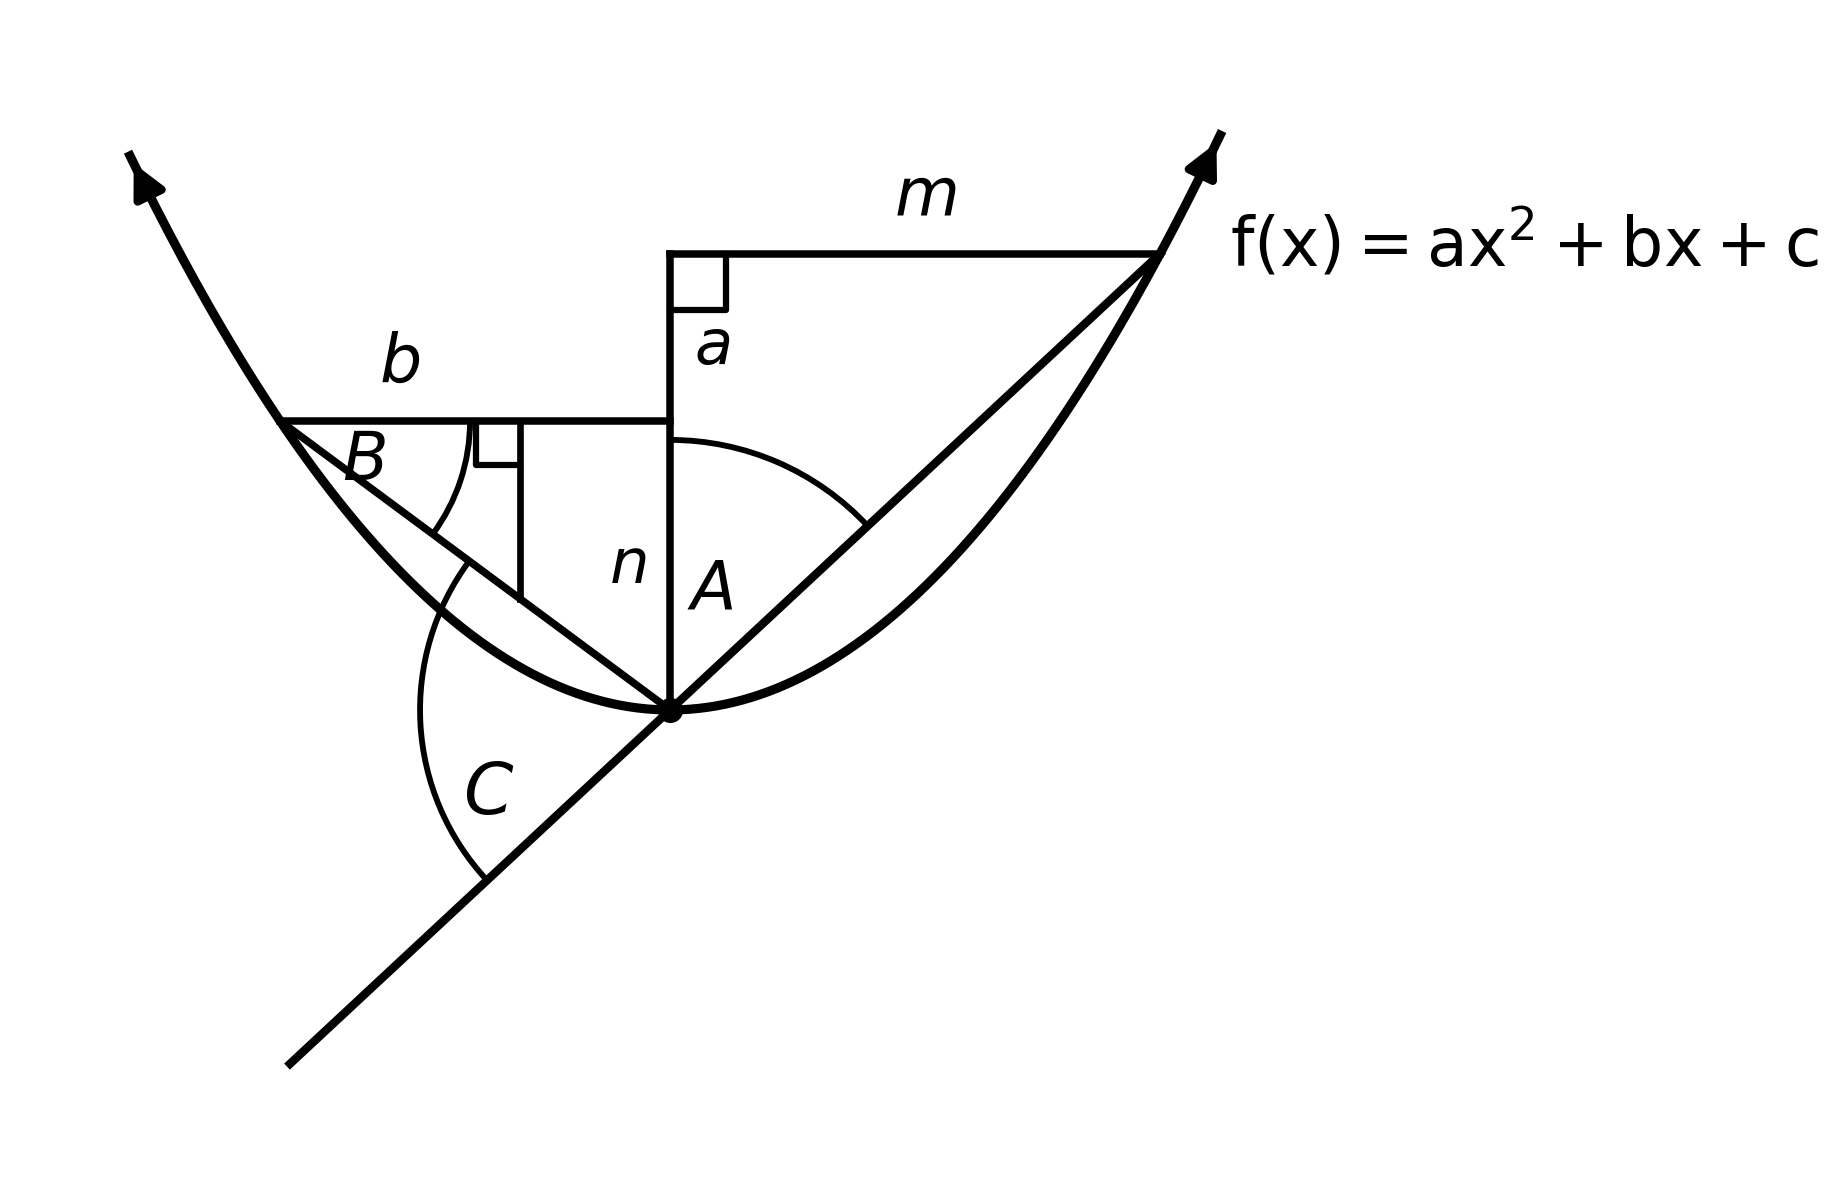

Generate this figure with Python:
import math
import numpy as np
import matplotlib.pyplot as plt
import matplotlib.patches as patches

def test_render():
    fig, ax = plt.subplots(figsize=(6.5, 4.8), dpi=300)
    ax.set_aspect('equal')
    ax.axis('off')

    # Parabola: y = a_p * x^2
    a_p = 0.38
    x_min, x_max = -2.7, 2.75
    xs = np.linspace(x_min, x_max, 250)
    ys = a_p * (xs ** 2)

    # Key points in world space
    x_R = 2.45
    y_R = a_p * (x_R ** 2)  # ~2.281

    x_L = -1.95
    y_L = a_p * (x_L ** 2)  # ~1.445

    V = (0.0, 0.0)
    P_top = (0.0, y_R)
    P_mid = (0.0, y_L)

    slope_line = y_R / x_R  # ~0.931
    x_ext = -1.9
    y_ext = slope_line * x_ext

    x_drop = -0.75
    P_drop_top = (x_drop, y_L)
    m_left_chord = y_L / x_L
    P_drop_bot = (x_drop, m_left_chord * x_drop)

    # 1. Plot Parabola
    ax.plot(xs, ys, 'k-', lw=2.2, zorder=2)
    # Outward arrowheads on parabola tips
    ax.annotate('', xy=(xs[0], ys[0]), xytext=(xs[3], ys[3]),
                arrowprops=dict(arrowstyle='-|>', lw=2.0, color='black', mutation_scale=16))
    ax.annotate('', xy=(xs[-1], ys[-1]), xytext=(xs[-4], ys[-4]),
                arrowprops=dict(arrowstyle='-|>', lw=2.0, color='black', mutation_scale=16))

    # 2. Straight Secant Line (from bottom-left extension through vertex to right branch)
    ax.plot([x_ext, x_R], [y_ext, y_R], 'k-', lw=2.0, zorder=2)

    # 3. Central Vertical Stem (from top right corner down to vertex)
    ax.plot([0, 0], [y_R, 0], 'k-', lw=1.8, zorder=2)

    # 4. Top Horizontal Line (length m)
    ax.plot([0, x_R], [y_R, y_R], 'k-', lw=1.8, zorder=2)

    # 5. Left Horizontal Line (length b)
    ax.plot([x_L, 0], [y_L, y_L], 'k-', lw=1.8, zorder=2)

    # 6. Left Chord (from P_L to vertex)
    ax.plot([x_L, 0], [y_L, 0], 'k-', lw=1.8, zorder=2)

    # 7. Left Vertical Drop
    ax.plot([x_drop, x_drop], [P_drop_top[1], P_drop_bot[1]], 'k-', lw=1.6, zorder=2)

    # 8. Vertex Dot
    ax.plot([0], [0], 'ko', markersize=5.0, zorder=4)

    # 9. Right Angle Square Markers
    # Top right corner box at (0, y_R)
    box_s1 = 0.28
    ax.plot([0, box_s1, box_s1], [y_R - box_s1, y_R - box_s1, y_R], 'k-', lw=1.5, zorder=2)

    # Left drop corner box at (x_drop, y_L) - box in top-left quadrant of junction
    box_s2 = 0.22
    ax.plot([x_drop, x_drop - box_s2, x_drop - box_s2], [y_L - box_s2, y_L - box_s2, y_L], 'k-', lw=1.5, zorder=2)

    # 10. Arcs
    # Arc A: between vertical stem (90 deg) and secant line (~43 deg)
    ang_chord_A = math.degrees(math.atan2(y_R, x_R)) # 42.9 deg
    arc_A_rad = 1.35
    arc_A = patches.Arc((0, 0), arc_A_rad * 2, arc_A_rad * 2, angle=0, theta1=ang_chord_A, theta2=90, lw=1.4, color='black', zorder=2)
    ax.add_patch(arc_A)

    # Arc B: between horizontal line (0 deg) and left chord
    ang_chord_B = math.degrees(math.atan2(-y_L, -x_L))
    arc_B_rad = 0.95
    arc_B = patches.Arc((x_L, y_L), arc_B_rad * 2, arc_B_rad * 2, angle=0, theta1=ang_chord_B, theta2=0, lw=1.4, color='black', zorder=2)
    ax.add_patch(arc_B)

    # Arc C: between left chord and bottom-left extension
    ang_ext = math.degrees(math.atan2(y_ext, x_ext))
    ang_chord_left = 143.5
    arc_C_rad = 1.25
    arc_C = patches.Arc((0, 0), arc_C_rad * 2, arc_C_rad * 2, angle=0, theta1=ang_chord_left, theta2=ang_ext, lw=1.4, color='black', zorder=2)
    ax.add_patch(arc_C)

    # 11. Labels Placement (Exact visual positioning)
    # Formula
    ax.text(x_R + 0.35, y_R + 0.05, r"$\mathrm{f(x) = ax^2 + bx + c}$", fontsize=16, va='center', ha='left', zorder=5)

    # m
    ax.text(x_R * 0.52, y_R + 0.12, r"$m$", fontsize=16, ha='center', va='bottom', zorder=5)

    # a (on vertical stem, right side, below top box)
    ax.text(0.12, (y_R + y_L) * 0.5 - 0.05, r"$a$", fontsize=15, ha='left', va='center', zorder=5)

    # b
    ax.text((x_L + x_drop) * 0.5, y_L + 0.12, r"$b$", fontsize=16, ha='center', va='bottom', zorder=5)

    # n (on vertical stem, left side, lower half)
    ax.text(-0.12, y_L * 0.5, r"$n$", fontsize=15, ha='right', va='center', zorder=5)

    # A (inside the angle sector, positioned at x=0.20, y=0.60, completely away from chord and arc)
    ax.text(0.20, 0.60, r"$A$", fontsize=16, ha='center', va='center', zorder=5)

    # B (inside the angle sector B)
    ax.text(x_L + 0.42, y_L - 0.20, r"$B$", fontsize=16, ha='center', va='center', zorder=5)

    # C (to the left of arc C)
    ax.text(-0.78, -0.42, r"$C$", fontsize=17, ha='right', va='center', zorder=5)

    ax.set_xlim(-3.2, 5.5)
    ax.set_ylim(-2.2, 3.4)

    plt.tight_layout()
    plt.savefig('test_perfect_render.png', bbox_inches='tight', dpi=300)
    plt.close()
    print("Rendered test_perfect_render.png")

if __name__ == '__main__':
    test_render()
